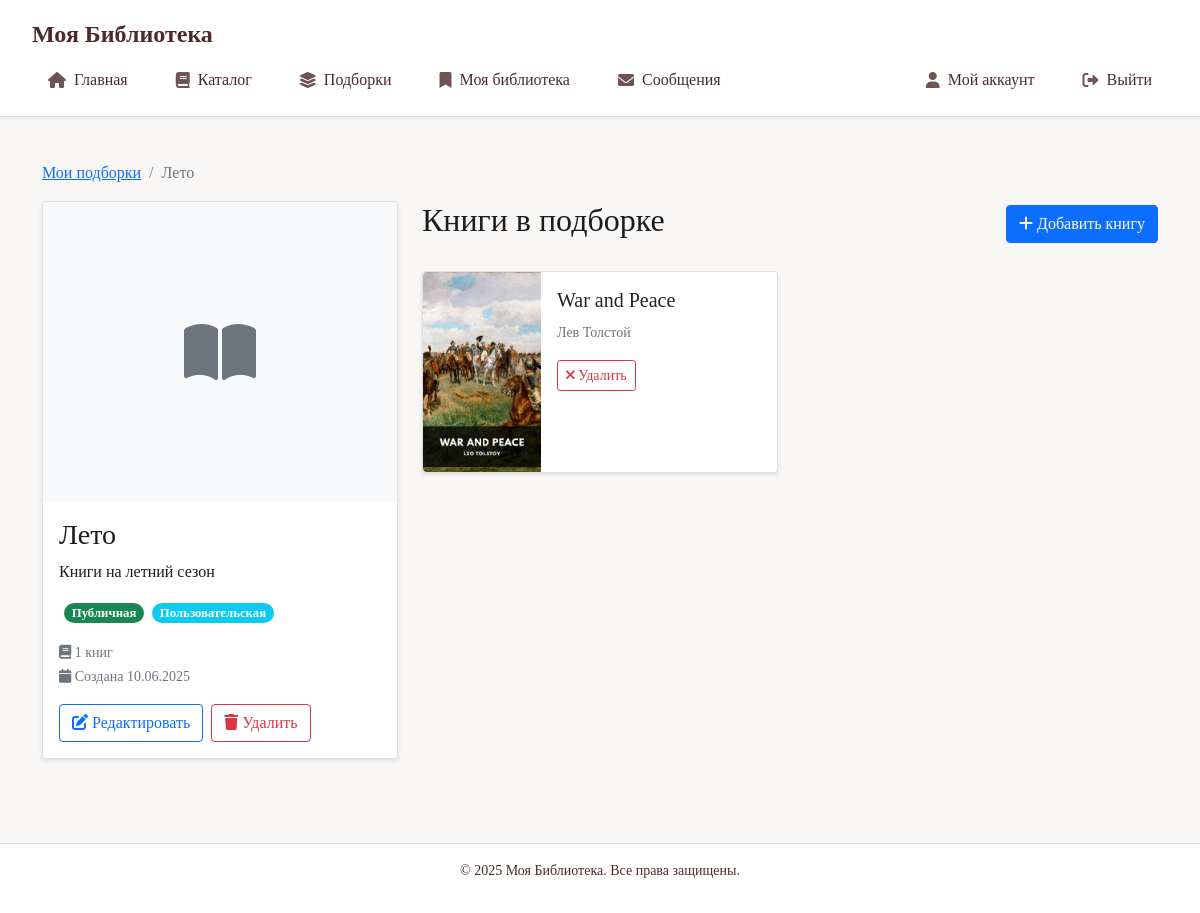
The app's page /books/collections/-2/ (signed in) with its own data.
### books/models.py (models this page shows, shortened)
class Collection(models.Model):
    COLLECTION_TYPES = [
        ('custom', 'Пользовательская'),
        ('genre', 'По жанру'),
        ('author', 'По автору'),
        ('theme', 'Тематическая'),
        ('period', 'По периоду'),
    ]
    title = models.CharField(
        max_length=200,
        verbose_name='Название'
    )
    description = models.TextField(
        blank=True,
        verbose_name='Описание'
    )
    cover = models.ImageField(
        upload_to='collection_covers/',
        blank=True,
        null=True,
        verbose_name='Обложка'
    )
    type = models.CharField(
        max_length=20,
        choices=COLLECTION_TYPES,
        default='custom',
        verbose_name='Тип подборки'
    )
    slug = models.SlugField(
        'URL',
        unique=True,
        help_text='Уникальный идентификатор для URL'
    )
    is_public = models.BooleanField(
        default=True,
        verbose_name='Публичная',
        help_text='Если отмечено, подборка будет видна всем пользователям'
    )
    created_by = models.ForeignKey(
        settings.AUTH_USER_MODEL,
        on_delete=models.SET_NULL,
        null=True,
        related_name='collections',
        to_field='id',
        verbose_name='Создатель'
    )
    books = models.ManyToManyField(
        'Book',
        related_name='collections',
        verbose_name='Книги',
        db_column='book_id'
    )
    created_at = models.DateTimeField(
        auto_now_add=True,
        verbose_name='Дата создания'
    )
    updated_at = models.DateTimeField(
        auto_now=True,
        verbose_name='Дата обновления'
    )
    class Meta:
        verbose_name = 'Подборка'
        verbose_name_plural = 'Подборки'
        ordering = ['-created_at']
        indexes = [
            models.Index(fields=['created_by', 'is_public']),
            models.Index(fields=['type', 'created_at'])
        ]
    @property
    def books_count(self):
        return self.books.count()

class Book(models.Model):
    GENRE_CHOICES = [
        ("fantasy", "Фэнтези"),
        ("sci_fi", "Фантастика"),
        ("thriller_horror", "Триллеры и хорроры"),
        ("detective", "Детективы"),
        ("romance", "Романтика"),
        ("classic", "Классика"),
        ("prose", "Проза"),
        ("history", "История"),
        ("biography", "Биографии и мемуары"),
        ("psychology", "Психология"),
        ("self_help", "Саморазвитие"),
        ("business", "Бизнес"),
        ("health", "Здоровье"),
        ("young_adult", "Young Adult"),
        ("non_fiction", "Нон-фикшн"),
        ("comics", "Комиксы и графические романы"),
        ("children", "Детям"),
        ("audio", "Аудиокнига"),
        ("drama", "Драма"),
        ("other", "Другое")
    ]
    title = models.CharField(
        max_length=255,
        verbose_name='Название',
        help_text='Обязательное поле. Введите название книги.'
    )
    authors = models.ManyToManyField(
        Author,
        related_name='books',
        verbose_name='Авторы',
        help_text='Обязательное поле. Выберите одного или нескольких авторов.'
    )
    pages = models.PositiveIntegerField(
        verbose_name='Количество страниц',
        help_text='Обязательное поле. Укажите общее количество страниц в книге.',
        default=1  # Значение по умолчанию
    )
    description = models.TextField(
        verbose_name='Описание',
        blank=True,
        help_text='Добавьте описание книги.'
    )
    cover = models.ImageField(
        upload_to='book_covers/',
        null=True,
        blank=True,
        verbose_name='Обложка'
    )
    published_date = models.DateField(
        null=True,
        blank=True,
        verbose_name='Дата публикации'
    )
    genre = models.CharField(
        max_length=50,
        choices=GENRE_CHOICES,
        default='other',
        verbose_name='Жанр'
    )
    world_rating = models.FloatField(
        null=True,
        blank=True,
        verbose_name='Мировой рейтинг'
    )
    site_rating = models.FloatField(
        default=0,
        verbose_name='Рейтинг на сайте'
    )
    isbn = models.CharField(
        max_length=13,
        blank=True,
        null=True,
        verbose_name='ISBN',
        help_text='Международный стандартный книжный номер'
    )
    online_sources = models.JSONField(
        default=dict,
        blank=True,
        verbose_name='Ссылки для чтения',
        help_text='Укажите ссылки на сайты, где можно прочитать книгу онлайн'
    )
    book_id = models.CharField(
        max_length=100,
        unique=True,
        blank=True,
        null=True,
        verbose_name="Внешний ID книги"
    )
    openlibrary_id = models.CharField(
        max_length=100,
        blank=True,
        verbose_name="ID в OpenLibrary"
    )
    is_approved = models.BooleanField(
        default=False,
        verbose_name='Одобрено модератором'
    )
    created_at = models.DateTimeField(
        auto_now_add=True,
        verbose_name='Дата добавления'
    )
    updated_at = models.DateTimeField(
        auto_now=True,
        verbose_name='Дата обновления'
    )
    submitted_by = models.ForeignKey(
        User,
        on_delete=models.SET_NULL,
        null=True,
        related_name='submitted_books',
        verbose_name='Добавил'
    )
    moderation_comment = models.TextField(
        blank=True,
        null=True,
        verbose_name='Комментарий для модератора'
    )
    rejection_reason = models.TextField(
        blank=True,
        null=True,
        verbose_name='Причина отклонения'
    )
    class Meta:
        verbose_name = 'Книга'
        verbose_name_plural = 'Книги'
        ordering = ['-created_at']

class Author(models.Model):
    name = models.CharField(max_length=255, verbose_name="Имя автора")
    birthday = models.DateField(blank=True, null=True, verbose_name="День рождения")
    die = models.DateField(blank=True, null=True, verbose_name="Дата смерти")
    century = models.PositiveIntegerField(verbose_name="Век")
    country = models.CharField(max_length=255, verbose_name="Страна")
    bio = models.TextField(blank=True, null=True, verbose_name="Биография")
    wiki_url = models.URLField(max_length=500, blank=True, null=True, verbose_name="Ссылка на Wikipedia")

### books/views.py (the view)
# urls.py: path('collections/<slug:slug>/', views.collection_detail, name='collection_detail'),
@login_required
def collection_detail(request, slug):
    collection = get_object_or_404(Collection, slug=slug)
    if not collection.is_public and collection.created_by != request.user and not request.user.is_staff:
        messages.error(request, 'У вас нет доступа к этой подборке')
        return redirect('books:user_collections')
    books = collection.books.select_related('submitted_by').prefetch_related('authors').all()
    context = {
        'collection': collection,
        'books': books,
    }
    return render(request, 'books/collections/collection_detail.html', context)

### main_admin/context_processors.py (called while the page is built, shortened)
def site_settings(request):
    if not request.path.startswith('/admin/'):
        return {}

### users/models.py (called while the page is built)
    @property
    def has_unread_messages(self):
        return self.moderator_messages.filter(is_read=False).exists()

### books/templates/books/collections/collection_detail.html (shortened to what this page needs)
{% extends 'base.html' %}
{% block content %}
<div class="container mt-4">
    <nav aria-label="breadcrumb">
        <ol class="breadcrumb">
            <li class="breadcrumb-item"><a href="{% url 'books:user_collections' %}">Мои подборки</a></li>
            <li class="breadcrumb-item active" aria-current="page">{{ collection.title }}</li>
        </ol>
    </nav>
    <div class="row">
        <div class="col-md-4 mb-4">
            <div class="card">
                {% if collection.cover %}
                    <img src="{{ collection.cover.url }}" class="card-img-top" alt="{{ collection.title }}" style="height: 300px; object-fit: cover;">
                {% else %}
                    <div class="card-img-top bg-light d-flex align-items-center justify-content-center" style="height: 300px;">
                        <i class="fas fa-book-open fa-4x text-muted"></i>
                    </div>
                {% endif %}
                <div class="card-body">
                    <h1 class="card-title h3">{{ collection.title }}</h1>
                    {% if collection.description %}
                        <p class="card-text">{{ collection.description }}</p>
                    {% endif %}
                    <div class="mb-3">
                        <span class="badge {% if collection.is_public %}bg-success{% else %}bg-secondary{% endif %}">
                            {% if collection.is_public %}Публичная{% else %}Приватная{% endif %}
                        </span>
                        <span class="badge bg-info ms-1">{{ collection.get_type_display }}</span>
                    </div>
                    <p class="card-text">
                        <small class="text-muted">
                            <i class="fas fa-book"></i> {{ collection.books_count }} книг<br>
                            <i class="fas fa-calendar"></i> Создана {{ collection.created_at|date:"d.m.Y" }}
                        </small>
                    </p>
                    {% if collection.created_by == user or user.is_staff %}
                        <div class="d-flex gap-2">
                            <a href="{% url 'books:edit_collection' collection.slug %}" class="btn btn-outline-primary">
                                <i class="fas fa-edit"></i> Редактировать
                            </a>
                            <a href="{% url 'books:delete_collection' collection.slug %}" class="btn btn-outline-danger">
                                <i class="fas fa-trash"></i> Удалить
                            </a>
                        </div>
                    {% endif %}
                </div>
            </div>
        </div>
        <div class="col-md-8">
            <div class="d-flex justify-content-between align-items-center mb-4">
                <h2>Книги в подборке</h2>
                {% if collection.created_by == user or user.is_staff %}
                    <button type="button" class="btn btn-primary" data-bs-toggle="modal" data-bs-target="#addBookModal">
                        <i class="fas fa-plus"></i> Добавить книгу
                    </button>
                {% endif %}
            </div>
            {% if collection.books.exists %}
                <div class="row">
                    {% for book in collection.books.all %}
                        <div class="col-md-6 mb-4">
                            <div class="card h-100">
                                <div class="row g-0">
                                    <div class="col-4">
                                        {% if book.cover %}
                                            <img src="{{ book.cover.url }}" class="img-fluid rounded-start" alt="{{ book.title }}" style="height: 200px; object-fit: cover;">
                                        {% else %}
                                            <div class="bg-light d-flex align-items-center justify-content-center h-100">
                                                <i class="fas fa-book fa-2x text-muted"></i>
                                            </div>
                                        {% endif %}
                                    </div>
                                    <div class="col-8">
                                        <div class="card-body">
                                            <h5 class="card-title">
                                                <a href="{% url 'books:detail' book.id %}" class="text-decoration-none text-dark">
                                                    {{ book.title }}
                                                </a>
                                            </h5>
                                            <p class="card-text">
                                                <small class="text-muted">
                                                    {% for author in book.authors.all %}
                                                        {{ author.name }}{% if not forloop.last %}, {% endif %}
                                                    {% endfor %}
                                                </small>
                                            </p>
                                            {% if collection.created_by == user or user.is_staff %}
                                                <button class="btn btn-sm btn-outline-danger remove-book" data-book-id="{{ book.id }}">
                                                    <i class="fas fa-times"></i> Удалить
                                                </button>
                                            {% endif %}
                                        </div>
                                    </div>
                                </div>
                            </div>
                        </div>
                    {% endfor %}
                </div>
            {% endif %}
        </div>
    </div>
</div>
{% endblock %}

### main_admin/static/css/style.css (style rules this page uses)
:root { --bg-color: #f9f7f5; --accent-color: #4c2a2a; --text-color: #1c1c1c; --nav-text-color: #4c2a2a; --font-serif: "Georgia", serif; --border-color: #ddd; --border-radius: 8px; }
* { margin: 0; padding: 0; box-sizing: border-box; }
body { font-family: var(--font-serif); background-color: var(--bg-color); color: var(--text-color); }
nav { display: flex; justify-content: space-between; align-items: center; margin-top: 0.5rem; }
.badge { font-size: 0.75rem; padding: 0.25em 0.6em; margin-left: 5px; vertical-align: middle; border-radius: 10px; }

### books/templates/books/collections/collection_detail.html (style rules this page uses)
.card { box-shadow: 0 2px 4px rgba(0,0,0,0.1); }
.badge { font-size: 0.8rem; }

### records on screen
Collection: title "Лето", description "Книги на летний сезон", type "Пользовательская", books_count "1", created_at "10.06.2025"
Book: cover (picture), title "War and Peace"
Author: name "Лев Толстой"
